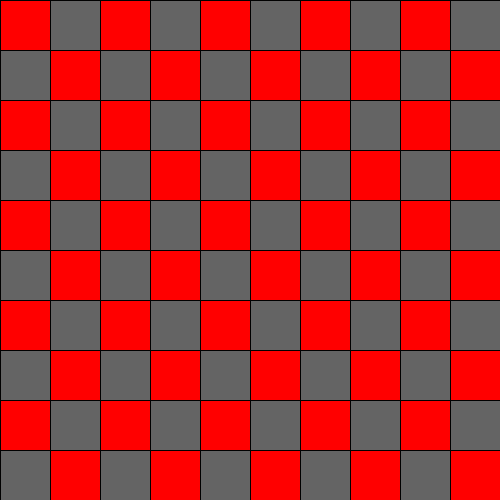
Frame 1 (no input)
Frame 60 (the mouse pressed at the canvas centre just before this capture): identical to frame 1, image omitted
Frame 120 (the mouse held since frame 60 and released just before this capture): identical to frame 1, image omitted

The Processing sketch that drew this single still picture (run headless with seeded random() and noise(); from frame 60 on, the mouse is pressed at the canvas centre):

// Processing sketch: forAnidadoBasicoConColor
// ── forAnidadoBasicoConColor.pde
int cant = 10;
int tam;
void setup() {
  size(500, 500);
  tam = width/cant;
}
void draw() {
  background(0);
  for (int x=0; x<cant; x++) {
    for (int y=0; y<cant; y++) {
      if ((x+y)%2==0) {
        fill(255, 0, 0);
      } else {
        fill(100);
      }
      rect(x*tam, y*tam, tam, tam);
    }
  }
}
